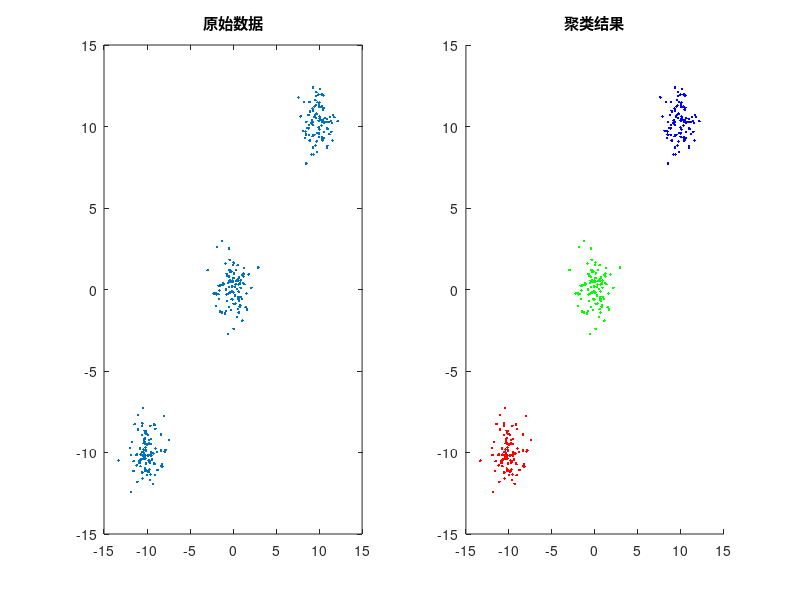

Here is the MATLAB script that generated this plot:
clear;clc;close all;
G1 = randn(100,2).*1+10;
G2 = randn(100,2).*1;
G3 = randn(100,2).*1-10;
X = [G1;G2;G3];
k = 3;
cls = kmeans(X,k);
figure(1)
subplot(1,2,2)
Legends = {'r.','b.','g.'};
hold on
for i = 1:3
    plot(X(find(cls==i),1),X(find(cls==i),2),Legends{i})
end
hold off
title('聚类结果')
subplot(1,2,1)
plot(X(:,1),X(:,2),'.')
title('原始数据')